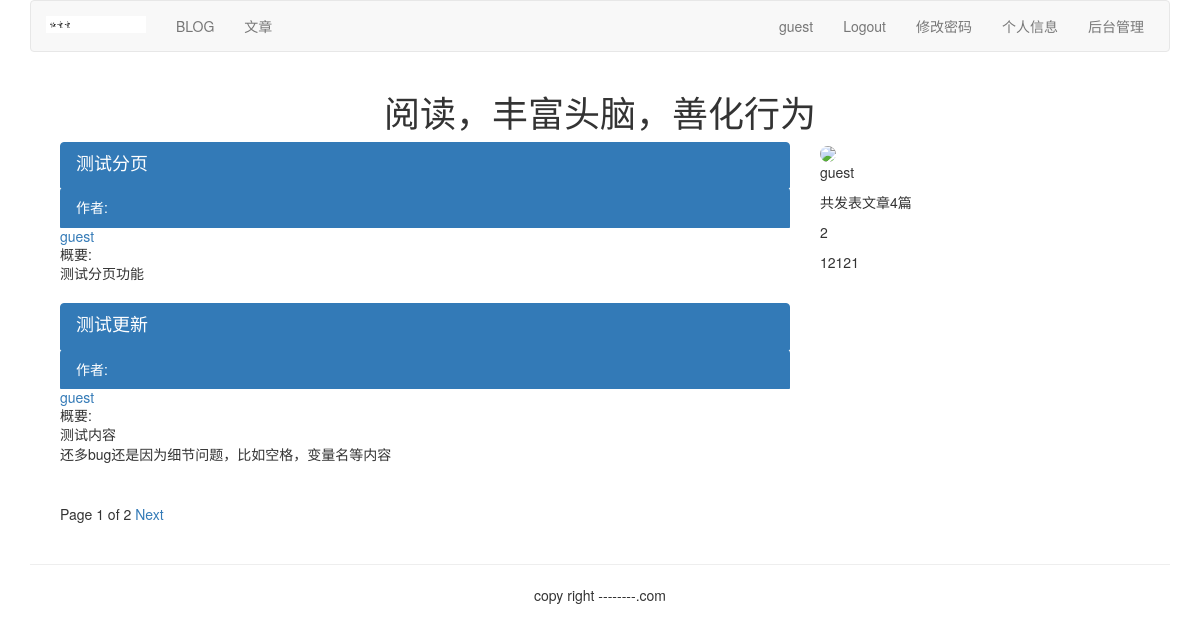
The app's page /article/list-article-titles/guest/, older data.
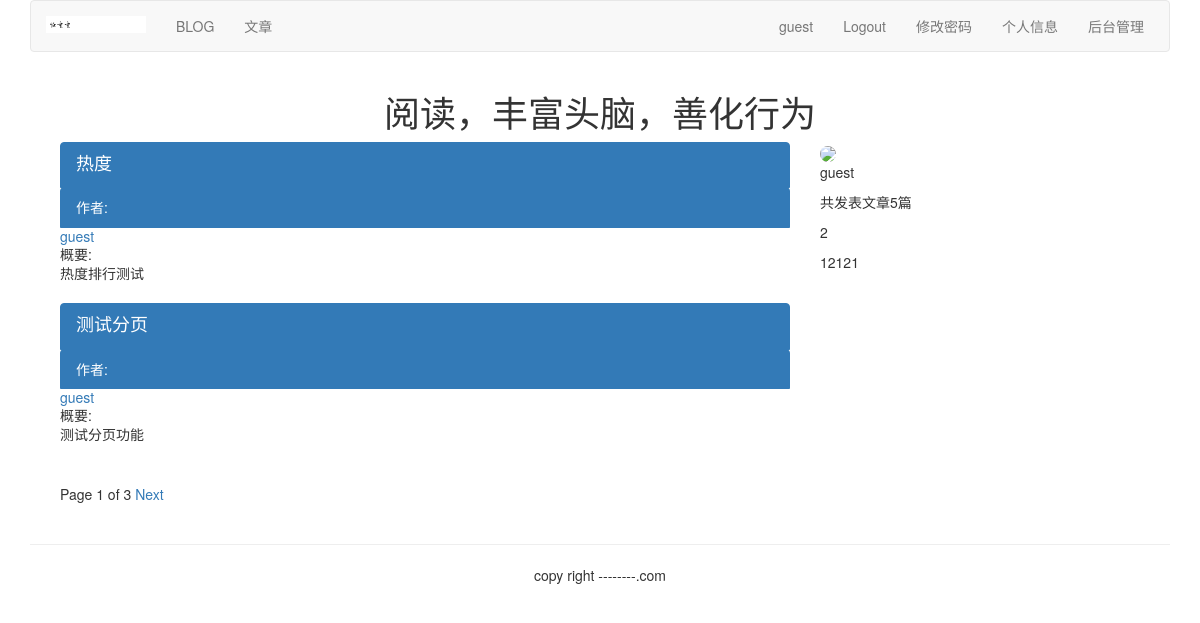
The same page, newer data.
### article/models.py (models this page shows, shortened)
class ArticlePost(models.Model):
    author = models.ForeignKey(User, related_name='article', on_delete=models.CASCADE)
    title = models.CharField(max_length=200)
    slug = models.SlugField(max_length=500)
    column = models.ForeignKey(ArticleColumn, related_name='article_column', on_delete=models.CASCADE)
    body = models.TextField()
    created = models.DateTimeField(default=timezone.now)
    updated = models.DateTimeField(auto_now=True)
    users_like = models.ManyToManyField(User, related_name="articles_like", blank=True)
    class Meta:
        ordering = ('-updated',)
        index_together = (('id', 'slug'),)
    def get_url_path(self):
        return reverse("article:list_article_detail", args=[self.id, self.slug])

### article/list_views.py (the view)
# urls.py: url(r'^list-article-titles/(?P<username>[-\w]+)/$', list_views.article_titles, name="author_articles"),
def article_titles(request, username=None):
    if username:
        user = User.objects.get(username=username)
        articles_title = ArticlePost.objects.filter(author=user)
        try:
            userinfo = user.userinfo
        except:
            userinfo = None
    else:
        articles_title = ArticlePost.objects.all()
    paginator = Paginator(articles_title, 2)
    page = request.GET.get('page')
    try:
        current_page = paginator.page(page)
        articles = current_page.object_list
    except PageNotAnInteger:
        current_page = paginator.page(1)
        articles = current_page.object_list
    except EmptyPage:
        current_page = paginator.page(paginator.num_pages)
        articles = current_page.object_list
    if username:
        return render(request, "article/list/author_articles.html", {"articles": articles,
                                                                "page": current_page,
                                                                "userinfo": userinfo,
                                                                "user": user})
    else:
        return render(request, "article/list/article_titles.html", {"articles": articles,
                                                                "page": current_page})

### article/templatetags/article_tags.py (called while the page is built)
@register.simple_tag
def author_total_articles(user):
    return user.article.count()

### templates/article/list/author_articles.html (shortened to what this page needs)
{% extends 'base.html' %}
{% load article_tags %}
{% load staticfiles %}
{% block content %}
<div class="row text-center vertical-middle-sm">
    <h1>阅读，丰富头脑，善化行为</h1>
</div>
<div class="container">
<div class="col-md-8">
    {% for article in articles %}
     <div class="list-group">
        <a href="{{ article.get_url_path }}" class="list-group-item active">
            <h4 class="list-group-item-heading">{{ article.title }}</h4>
            <p class="list-group-item-text">作者:
                <a href="{% url "article:author_articles" article.author.username %}">
                    {{ article.author.username }}
                </a></p>
            <p class="list-group-item-text">概要:{{ article.body|slice:'70'|linebreaks }}</p>
        </a>
     </div>
    {% endfor %}
{% include 'paginator.html' %}
</div>
<div class="col-md-4">
<div>
    {% if userinfo.photo %}
        <img src="{{ userinfo.photo|striptags }}" class="img-circle" id="my_photo"
             name="user_face">
    {% else %}
        <img name="user_face" src="{% static "images/rtt.png" %}" class="img-circle" id="my_photo">
    {% endif %}
</div>
<div>
    <p>{{ user.username }}</p>
    <p>共发表文章{% author_total_articles user %}篇</p>
    {% if userinfo %}
        <p>{{ userinfo.company }}</p>
        <p>{{ userinfo.aboutme }}</p>
     {% else %}
        <p>这个作者太懒，什么都没有留下</p>
    {% endif %}
</div>
</div>
</div>
{% endblock %}

### templates/header.html
{% load staticfiles %}
<div class="container">
    <nav class="navbar navbar-default" role="navigation">
        <div class="navbar-header">
            <a class="navbar-brand" href="#">
                <img src="{%static 'images/rtt.png' %}" width="100px"> </a>
        </div>
        <div>
            <ul class="nav navbar-nav" role="navigation">
                <li> <a href="{% url 'blog:blog_title' %}">BLOG</a> </li>
                <li> <a href="{% url 'article:article_titles' %}">文章</a> </li>
            </ul>
            <ul class="nav navbar-nav navbar-right" style="margin-right:10px">
                {% if  user.is_authenticated %}
                 <li><a href="#">{{ user.username }}</a> </li>
                 <li><a href="{% url 'account:user_logout' %}">Logout</a> </li>
                    <li><!- 以下为新增-->
                    <li><a href="{% url 'account:password_change' %}">修改密码</a> </li>
                    <li><a href="{% url 'account:my_infomation' %}">个人信息</a> </li>
                    <li><a href="{% url 'article:article_column'%}">后台管理</a></li>
                    </li>
                {% else %}
                <li><a href="{% url 'account:user_login' %}">LOGIN</a></li>
                <li><a href="{% url 'account:user_register' %}">Sign up</a></li>
                {% endif %}
            </ul>
        </div>
    </nav>
</div>

Row changes from the older to the newer data that the page shows:
no longer on this page (row unchanged): ArticlePost: title "测试更新", author.username "guest", body "测试内容 还多bug还是因为细节问题，比如空格，变量名等内容"
added ArticlePost: title "热度", author.username "guest", body "热度排行测试"
Text that changed along with them:
{{ page.paginator.num_pages }}: "2" → "3"
text no longer shown: "4"
text now shown: "5"
